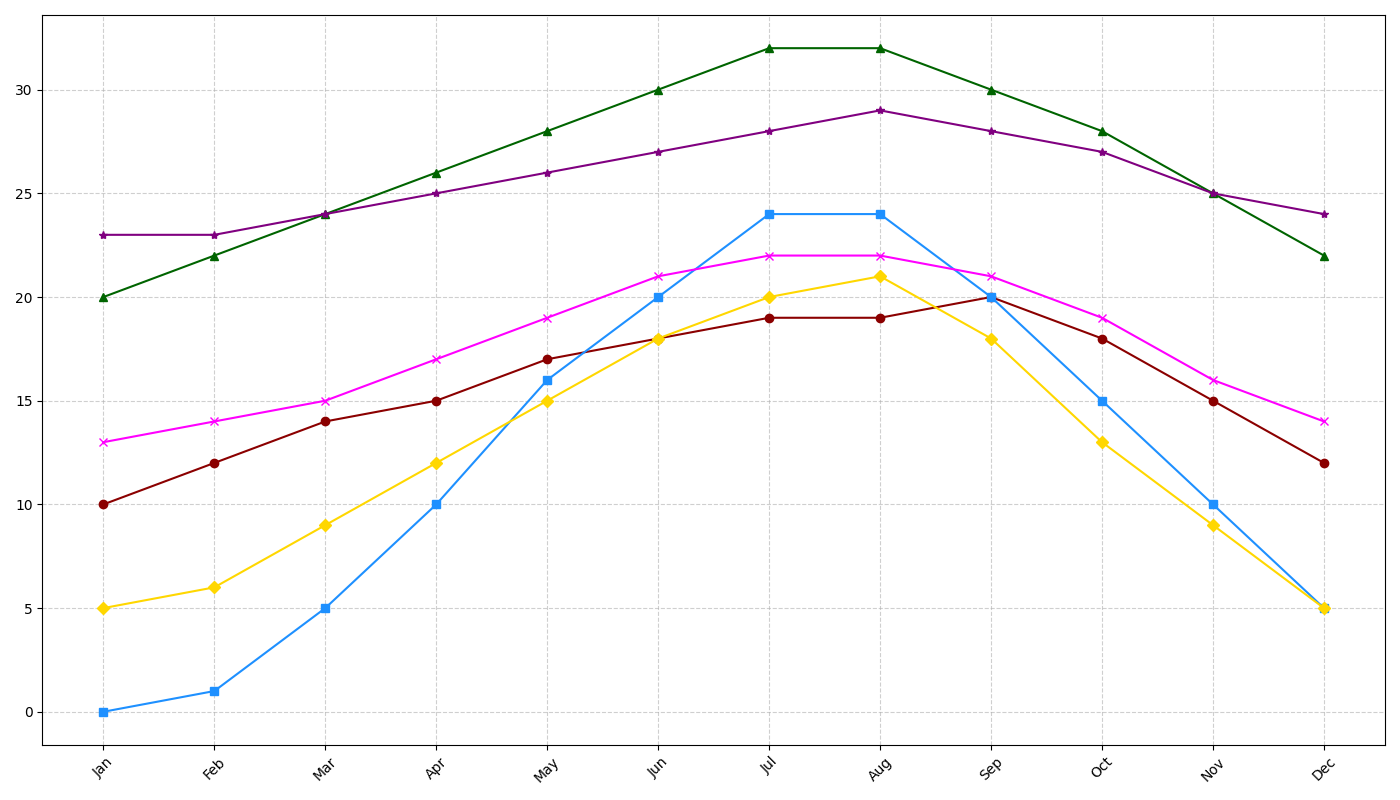

Write Python code to recreate this figure.
import matplotlib.pyplot as plt
import numpy as np

months = np.array(['Jan', 'Feb', 'Mar', 'Apr', 'May', 'Jun', 'Jul', 'Aug', 'Sep', 'Oct', 'Nov', 'Dec'])

san_francisco_temps = np.array([10, 12, 14, 15, 17, 18, 19, 19, 20, 18, 15, 12])
new_york_temps = np.array([0, 1, 5, 10, 16, 20, 24, 24, 20, 15, 10, 5])
miami_temps = np.array([20, 22, 24, 26, 28, 30, 32, 32, 30, 28, 25, 22])
seattle_temps = np.array([5, 6, 9, 12, 15, 18, 20, 21, 18, 13, 9, 5])
san_diego_temps = np.array([13, 14, 15, 17, 19, 21, 22, 22, 21, 19, 16, 14])
honolulu_temps = np.array([23, 23, 24, 25, 26, 27, 28, 29, 28, 27, 25, 24])

plt.figure(figsize=(14, 8))

plt.plot(months, san_francisco_temps, marker='o', linestyle='-', color='darkred')
plt.plot(months, new_york_temps, marker='s', linestyle='-', color='dodgerblue')
plt.plot(months, miami_temps, marker='^', linestyle='-', color='darkgreen')
plt.plot(months, seattle_temps, marker='D', linestyle='-', color='gold')
plt.plot(months, san_diego_temps, marker='x', linestyle='-', color='magenta')
plt.plot(months, honolulu_temps, marker='*', linestyle='-', color='purple')

plt.grid(True, linestyle='--', alpha=0.6)
plt.xticks(rotation=45)
plt.tight_layout()

plt.show()
